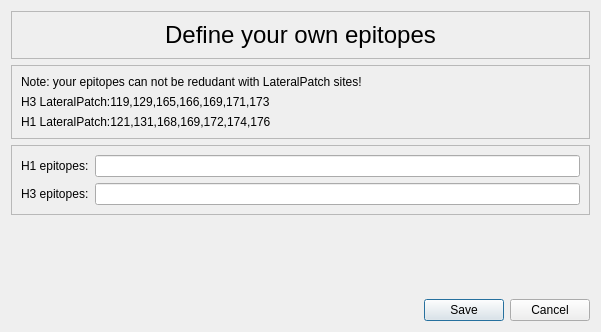
<?xml version="1.0" encoding="UTF-8"?>
<ui version="4.0">
 <class>UserDefineDialog</class>
 <widget class="QDialog" name="UserDefineDialog">
  <property name="geometry">
   <rect>
    <x>0</x>
    <y>0</y>
    <width>601</width>
    <height>332</height>
   </rect>
  </property>
  <property name="windowTitle">
   <string>Dialog</string>
  </property>
  <layout class="QGridLayout" name="gridLayout_2">
   <item row="4" column="2">
    <widget class="QPushButton" name="pushButtonCancel">
     <property name="text">
      <string>Cancel</string>
     </property>
    </widget>
   </item>
   <item row="4" column="1">
    <widget class="QPushButton" name="pushButtonSave">
     <property name="text">
      <string>Save</string>
     </property>
     <property name="default">
      <bool>true</bool>
     </property>
    </widget>
   </item>
   <item row="2" column="0" colspan="3">
    <widget class="QFrame" name="frame_3">
     <property name="frameShape">
      <enum>QFrame::StyledPanel</enum>
     </property>
     <property name="frameShadow">
      <enum>QFrame::Raised</enum>
     </property>
     <layout class="QGridLayout" name="gridLayout_4">
      <item row="0" column="0">
       <widget class="QLabel" name="label_2">
        <property name="text">
         <string>H1 epitopes:</string>
        </property>
       </widget>
      </item>
      <item row="0" column="1">
       <widget class="QLineEdit" name="lineEditH1"/>
      </item>
      <item row="1" column="0">
       <widget class="QLabel" name="label_3">
        <property name="text">
         <string>H3 epitopes:</string>
        </property>
       </widget>
      </item>
      <item row="1" column="1">
       <widget class="QLineEdit" name="lineEditH3"/>
      </item>
     </layout>
    </widget>
   </item>
   <item row="1" column="0" colspan="3">
    <widget class="QFrame" name="frame_2">
     <property name="frameShape">
      <enum>QFrame::StyledPanel</enum>
     </property>
     <property name="frameShadow">
      <enum>QFrame::Raised</enum>
     </property>
     <layout class="QGridLayout" name="gridLayout_3">
      <item row="0" column="0">
       <widget class="QLabel" name="label_4">
        <property name="text">
         <string>Note: your epitopes can not be redudant with LateralPatch sites!</string>
        </property>
       </widget>
      </item>
      <item row="1" column="0">
       <widget class="QLabel" name="label_5">
        <property name="text">
         <string>H3 LateralPatch:119,129,165,166,169,171,173</string>
        </property>
       </widget>
      </item>
      <item row="2" column="0">
       <widget class="QLabel" name="label_6">
        <property name="text">
         <string>H1 LateralPatch:121,131,168,169,172,174,176</string>
        </property>
       </widget>
      </item>
     </layout>
    </widget>
   </item>
   <item row="0" column="0" colspan="3">
    <widget class="QFrame" name="frame">
     <property name="frameShape">
      <enum>QFrame::StyledPanel</enum>
     </property>
     <property name="frameShadow">
      <enum>QFrame::Raised</enum>
     </property>
     <layout class="QGridLayout" name="gridLayout">
      <item row="0" column="0">
       <widget class="QLabel" name="label">
        <property name="font">
         <font>
          <pointsize>18</pointsize>
         </font>
        </property>
        <property name="text">
         <string>Define your own epitopes</string>
        </property>
        <property name="alignment">
         <set>Qt::AlignCenter</set>
        </property>
       </widget>
      </item>
     </layout>
    </widget>
   </item>
   <item row="3" column="1">
    <spacer name="verticalSpacer">
     <property name="orientation">
      <enum>Qt::Vertical</enum>
     </property>
     <property name="sizeHint" stdset="0">
      <size>
       <width>20</width>
       <height>40</height>
      </size>
     </property>
    </spacer>
   </item>
   <item row="4" column="0">
    <spacer name="horizontalSpacer">
     <property name="orientation">
      <enum>Qt::Horizontal</enum>
     </property>
     <property name="sizeHint" stdset="0">
      <size>
       <width>40</width>
       <height>20</height>
      </size>
     </property>
    </spacer>
   </item>
  </layout>
 </widget>
 <resources/>
 <connections/>
</ui>
